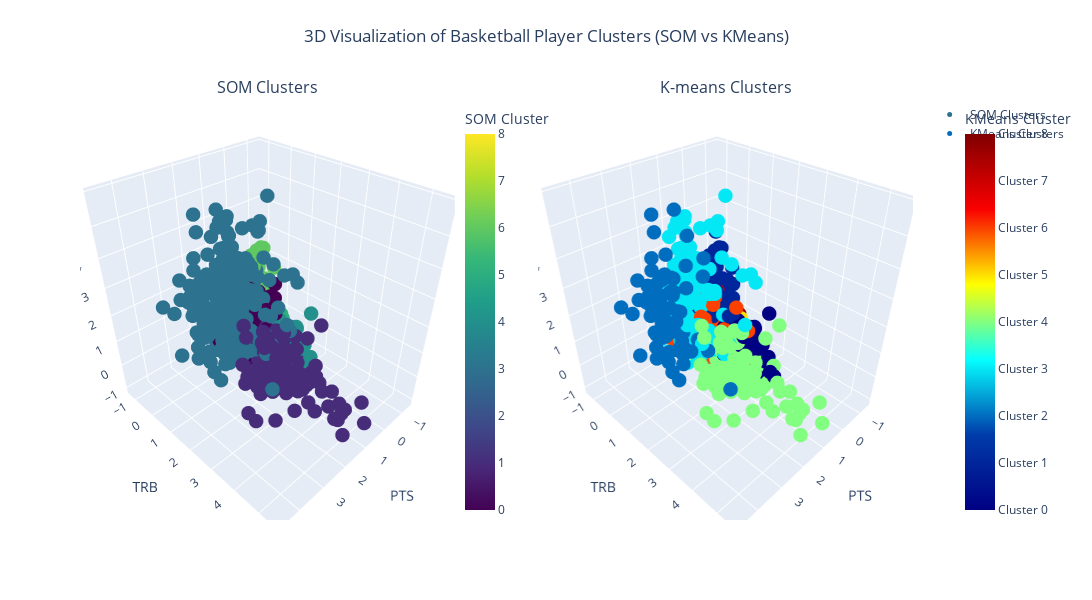

Notebook code for this chart:
### Code cell
import pandas as pd
import numpy as np
from sklearn.preprocessing import StandardScaler
from minisom import MiniSom
from sklearn.cluster import KMeans
import plotly.express as px
import plotly.graph_objects as go
from plotly.subplots import make_subplots

# Load and prepare data
data = pd.read_csv('forPCA.csv')
data = data.drop(data.columns[0], axis=1)
data = data.dropna()

# Select features
selected_features = ['PTS', 'TRB', 'AST', 'STL', 'BLK', '2PA', '3P', '3PA', 'FT', 'poss', 'PER']
X = data[selected_features].values

# Standardize features
scaler = StandardScaler()
X_scaled = scaler.fit_transform(X)

# Initialize and train SOM
som_shape = (3, 3)  # 9 clusters
som = MiniSom(som_shape[0], som_shape[1], X_scaled.shape[1],
              sigma=1.0, learning_rate=0.5,
              neighborhood_function='gaussian',
              random_seed=42)

som.random_weights_init(X_scaled)
som.train(X_scaled, 20000, verbose=True)

# Get SOM clusters
winners = np.array([som.winner(x) for x in X_scaled])
som_cluster_labels = np.ravel_multi_index(winners.T, som_shape)

# Apply K-means
kmeans = KMeans(n_clusters=9, random_state=42, n_init=10)
kmeans_cluster_labels = kmeans.fit_predict(X_scaled)

# Create DataFrame for plotting
plot_df = pd.DataFrame({
    'SOM_Cluster': som_cluster_labels,
    'KMeans_Cluster': kmeans_cluster_labels
})

for i, feature in enumerate(selected_features):
    plot_df[feature] = X_scaled[:, i]

# Create 3D subplots
fig = make_subplots(
    rows=1, cols=2,
    specs=[[{'type': 'scatter3d'}, {'type': 'scatter3d'}]],
    subplot_titles=('SOM Clusters', 'K-means Clusters')
)

# Add SOM clusters
fig.add_trace(
    go.Scatter3d(
        x=plot_df[selected_features[0]],
        y=plot_df[selected_features[1]],
        z=plot_df[selected_features[2]],
        mode='markers',
        marker=dict(
            size=5,
            color=plot_df['SOM_Cluster'],
            colorscale='Viridis',
            showscale=True,
            colorbar=dict(x=0.45, title='SOM Cluster')
        ),
        # Removed text and hovertemplate to eliminate the hover functionality
        name='SOM Clusters'
    ),
    row=1, col=1
)

# Add K-means clusters
fig.add_trace(
    go.Scatter3d(
        x=plot_df[selected_features[0]],
        y=plot_df[selected_features[1]],
        z=plot_df[selected_features[2]],
        mode='markers',
        marker=dict(
            size=5,
            color=plot_df['KMeans_Cluster'],
            colorscale='Jet',  # Use a different colorscale for better distinction
            showscale=True,
            colorbar=dict(
                x=1.05,  # Move colorbar further right
                y=0.5,  # Center the colorbar vertically
                tickvals=[0, 1, 2, 3, 4, 5, 6, 7, 8],  # Set specific ticks
                ticktext=[f'Cluster {i}' for i in range(9)],  # Label each cluster
                title='KMeans Cluster'
            )
        ),
        # Removed text and hovertemplate to eliminate the hover functionality
        name='KMeans Clusters'
    ),
    row=1, col=2
)

# Update layout with better titles and legends
fig.update_layout(
    title=dict(
        text='3D Visualization of Basketball Player Clusters (SOM vs KMeans)',
        x=0.5,
        y=0.95
    ),
    width=1200,
    height=600,
    showlegend=True,  # Show legend to distinguish between SOM and KMeans
    scene=dict(
        xaxis_title=selected_features[0],
        yaxis_title=selected_features[1],
        zaxis_title=selected_features[2]
    ),
    scene2=dict(
        xaxis_title=selected_features[0],
        yaxis_title=selected_features[1],
        zaxis_title=selected_features[2]
    )
)

# Show plot
fig.show()



# Save cluster assignments and cluster centers
results = pd.DataFrame({
    'SOM_Cluster': som_cluster_labels,
    'KMeans_Cluster': kmeans_cluster_labels
})

for i, feature in enumerate(selected_features):
    results[feature] = X_scaled[:, i]

results.to_csv('3d_clustering_results.csv', index=False)

print("\nCluster Size Analysis:")
print("\nSOM Clusters:")
print(results['SOM_Cluster'].value_counts().sort_index())
print("\nK-means Clusters:")
print(results['KMeans_Cluster'].value_counts().sort_index())

print("\nCluster Centers (Original Features):")
som_centers = pd.DataFrame(X_scaled, columns=selected_features).groupby(som_cluster_labels).mean()
kmeans_centers = pd.DataFrame(X_scaled, columns=selected_features).groupby(kmeans_cluster_labels).mean()

print("\nSOM Cluster Centers:")
print(som_centers)
print("\nK-means Cluster Centers:")
print(kmeans_centers)

### Figure 1 — Plotly figure (JSON) as saved in the notebook; plotly's stock layout.template omitted (floating-point values rounded to 4 significant figures; data arrays with more than 128 entries replaced by an {"elided": "..."} marker saying what was removed)
{"data": [{"marker": {"color": {"elided": "2376 int values"}, "colorbar": {"title": {"text": "SOM Cluster"}, "x": 0.45}, "colorscale": [[0, "#440154"], [0.1111, "#482878"], [0.2222, "#3e4989"], [0.3333, "#31688e"], [0.4444, "#26828e"], [0.5556, "#1f9e89"], [0.6667, "#35b779"], [0.7778, "#6ece58"], [0.8889, "#b5de2b"], [1, "#fde725"]], "showscale": true, "size": 5}, "mode": "markers", "name": "SOM Clusters", "scene": "scene", "type": "scatter3d", "x": {"elided": "2376 float values"}, "y": {"elided": "2376 float values"}, "z": {"elided": "2376 float values"}}, {"marker": {"color": {"elided": "2376 int values"}, "colorbar": {"ticktext": ["Cluster 0", "Cluster 1", "Cluster 2", "Cluster 3", "Cluster 4", "Cluster 5", "Cluster 6", "Cluster 7", "Cluster 8"], "tickvals": [0, 1, 2, 3, 4, 5, 6, 7, 8], "title": {"text": "KMeans Cluster"}, "x": 1.05, "y": 0.5}, "colorscale": [[0, "rgb(0,0,131)"], [0.2, "rgb(0,60,170)"], [0.4, "rgb(5,255,255)"], [0.6, "rgb(255,255,0)"], [0.8, "rgb(250,0,0)"], [1, "rgb(128,0,0)"]], "showscale": true, "size": 5}, "mode": "markers", "name": "KMeans Clusters", "scene": "scene2", "type": "scatter3d", "x": {"elided": "2376 float values"}, "y": {"elided": "2376 float values"}, "z": {"elided": "2376 float values"}}], "layout": {"annotations": [{"font": {"size": 16}, "showarrow": false, "text": "SOM Clusters", "x": 0.225, "xanchor": "center", "xref": "paper", "y": 1, "yanchor": "bottom", "yref": "paper"}, {"font": {"size": 16}, "showarrow": false, "text": "K-means Clusters", "x": 0.775, "xanchor": "center", "xref": "paper", "y": 1, "yanchor": "bottom", "yref": "paper"}], "height": 600, "scene": {"domain": {"x": [0, 0.45], "y": [0, 1]}, "xaxis": {"title": {"text": "PTS"}}, "yaxis": {"title": {"text": "TRB"}}, "zaxis": {"title": {"text": "AST"}}}, "scene2": {"domain": {"x": [0.55, 1], "y": [0, 1]}, "xaxis": {"title": {"text": "PTS"}}, "yaxis": {"title": {"text": "TRB"}}, "zaxis": {"title": {"text": "AST"}}}, "showlegend": true, "title": {"text": "3D Visualization of Basketball Player Clusters (SOM vs KMeans)", "x": 0.5, "y": 0.95}, "width": 1200}}
